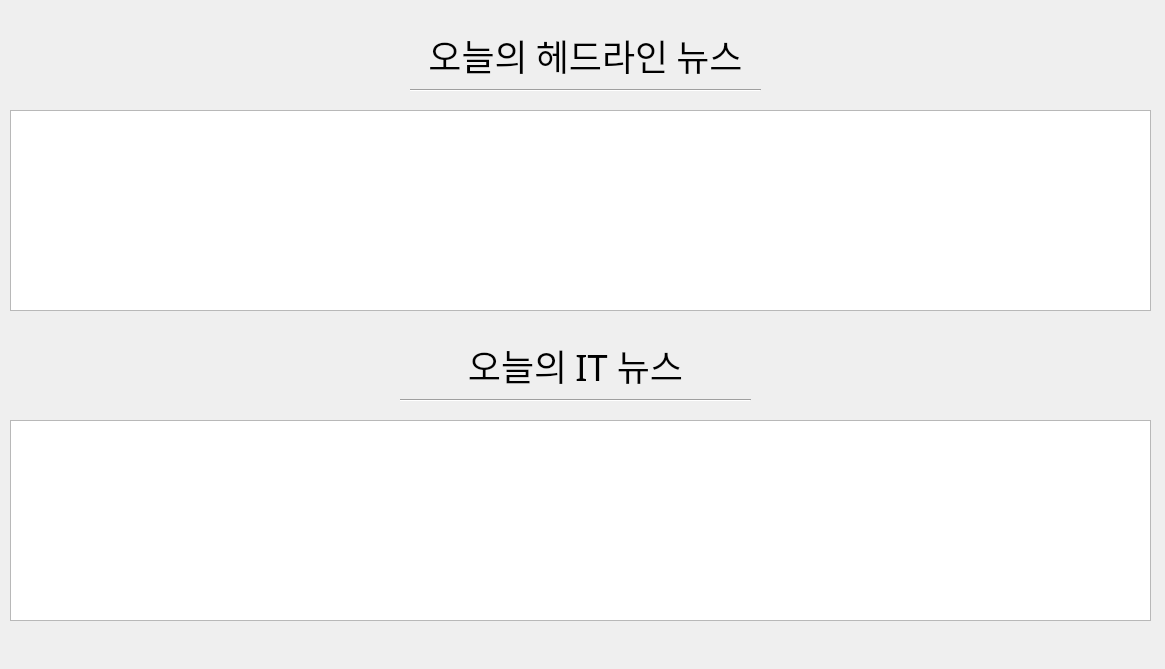
<?xml version="1.0" encoding="UTF-8"?>
<ui version="4.0">
 <class>Form</class>
 <widget class="QWidget" name="Form">
  <property name="geometry">
   <rect>
    <x>0</x>
    <y>0</y>
    <width>1165</width>
    <height>669</height>
   </rect>
  </property>
  <property name="windowTitle">
   <string>Form</string>
  </property>
  <widget class="QLabel" name="label">
   <property name="geometry">
    <rect>
     <x>250</x>
     <y>30</y>
     <width>671</width>
     <height>51</height>
    </rect>
   </property>
   <property name="font">
    <font>
     <family>함초롬돋움</family>
     <pointsize>27</pointsize>
    </font>
   </property>
   <property name="text">
    <string>오늘의 헤드라인 뉴스</string>
   </property>
   <property name="textFormat">
    <enum>Qt::PlainText</enum>
   </property>
   <property name="alignment">
    <set>Qt::AlignCenter</set>
   </property>
  </widget>
  <widget class="Line" name="line">
   <property name="geometry">
    <rect>
     <x>410</x>
     <y>80</y>
     <width>351</width>
     <height>20</height>
    </rect>
   </property>
   <property name="orientation">
    <enum>Qt::Horizontal</enum>
   </property>
  </widget>
  <widget class="QTableWidget" name="tableWidget">
   <property name="geometry">
    <rect>
     <x>10</x>
     <y>110</y>
     <width>1141</width>
     <height>201</height>
    </rect>
   </property>
   <property name="font">
    <font>
     <pointsize>12</pointsize>
    </font>
   </property>
   <property name="cursor" stdset="0">
    <cursorShape>PointingHandCursor</cursorShape>
   </property>
  </widget>
  <widget class="QLabel" name="label_2">
   <property name="geometry">
    <rect>
     <x>370</x>
     <y>340</y>
     <width>411</width>
     <height>51</height>
    </rect>
   </property>
   <property name="font">
    <font>
     <family>함초롬돋움</family>
     <pointsize>27</pointsize>
    </font>
   </property>
   <property name="text">
    <string>오늘의 IT 뉴스</string>
   </property>
   <property name="textFormat">
    <enum>Qt::PlainText</enum>
   </property>
   <property name="alignment">
    <set>Qt::AlignCenter</set>
   </property>
  </widget>
  <widget class="Line" name="line_2">
   <property name="geometry">
    <rect>
     <x>400</x>
     <y>390</y>
     <width>351</width>
     <height>20</height>
    </rect>
   </property>
   <property name="orientation">
    <enum>Qt::Horizontal</enum>
   </property>
  </widget>
  <widget class="QTableWidget" name="tableWidget_2">
   <property name="geometry">
    <rect>
     <x>10</x>
     <y>420</y>
     <width>1141</width>
     <height>201</height>
    </rect>
   </property>
   <property name="font">
    <font>
     <pointsize>12</pointsize>
    </font>
   </property>
   <property name="cursor" stdset="0">
    <cursorShape>PointingHandCursor</cursorShape>
   </property>
  </widget>
 </widget>
 <resources/>
 <connections/>
</ui>
